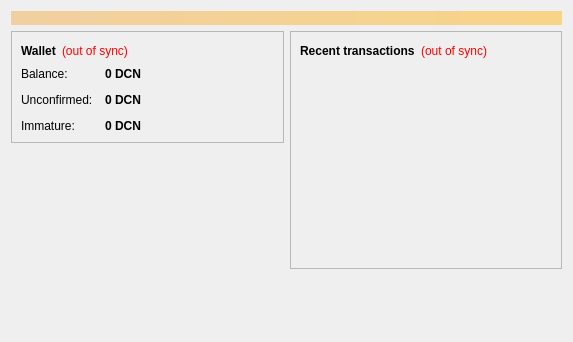
<?xml version="1.0" encoding="UTF-8"?>
<ui version="4.0">
 <class>OverviewPage</class>
 <widget class="QWidget" name="OverviewPage">
  <property name="geometry">
   <rect>
    <x>0</x>
    <y>0</y>
    <width>573</width>
    <height>342</height>
   </rect>
  </property>
  <property name="windowTitle">
   <string>Form</string>
  </property>
  <layout class="QVBoxLayout" name="topLayout">
   <item>
    <widget class="QLabel" name="labelAlerts">
     <property name="visible">
      <bool>false</bool>
     </property>
     <property name="styleSheet">
      <string notr="true">background-color: qlineargradient(x1: 0, y1: 0, x2: 1, y2: 0, stop:0 #F0D0A0, stop:1 #F8D488); color:#000000;</string>
     </property>
     <property name="wordWrap">
      <bool>true</bool>
     </property>
     <property name="margin">
      <number>3</number>
     </property>
    </widget>
   </item>
   <item>
    <layout class="QHBoxLayout" name="horizontalLayout" stretch="1,1">
     <item>
      <layout class="QVBoxLayout" name="verticalLayout_2">
       <item>
        <widget class="QFrame" name="frame">
         <property name="frameShape">
          <enum>QFrame::StyledPanel</enum>
         </property>
         <property name="frameShadow">
          <enum>QFrame::Raised</enum>
         </property>
         <layout class="QVBoxLayout" name="verticalLayout_4">
          <item>
           <layout class="QHBoxLayout" name="horizontalLayout_4">
            <item>
             <widget class="QLabel" name="label_5">
              <property name="font">
               <font>
                <weight>75</weight>
                <bold>true</bold>
               </font>
              </property>
              <property name="text">
               <string>Wallet</string>
              </property>
             </widget>
            </item>
            <item>
             <widget class="QLabel" name="labelWalletStatus">
              <property name="toolTip">
               <string>The displayed information may be out of date. Your wallet automatically synchronizes with the GeoCoin network after a connection is established, but this process has not completed yet.</string>
              </property>
              <property name="styleSheet">
               <string notr="true">QLabel { color: red; }</string>
              </property>
              <property name="text">
               <string notr="true">(out of sync)</string>
              </property>
              <property name="alignment">
               <set>Qt::AlignLeading|Qt::AlignLeft|Qt::AlignVCenter</set>
              </property>
             </widget>
            </item>
            <item>
             <spacer name="horizontalSpacer_2">
              <property name="orientation">
               <enum>Qt::Horizontal</enum>
              </property>
              <property name="sizeHint" stdset="0">
               <size>
                <width>40</width>
                <height>20</height>
               </size>
              </property>
             </spacer>
            </item>
           </layout>
          </item>
          <item>
           <layout class="QFormLayout" name="formLayout_2">
            <property name="fieldGrowthPolicy">
             <enum>QFormLayout::AllNonFixedFieldsGrow</enum>
            </property>
            <property name="horizontalSpacing">
             <number>12</number>
            </property>
            <property name="verticalSpacing">
             <number>12</number>
            </property>
            <item row="0" column="0">
             <widget class="QLabel" name="label">
              <property name="text">
               <string>Balance:</string>
              </property>
             </widget>
            </item>
            <item row="0" column="1">
             <widget class="QLabel" name="labelBalance">
              <property name="font">
               <font>
                <weight>75</weight>
                <bold>true</bold>
               </font>
              </property>
              <property name="cursor">
               <cursorShape>IBeamCursor</cursorShape>
              </property>
              <property name="toolTip">
               <string>Your current balance</string>
              </property>
              <property name="text">
               <string notr="true">0 DCN</string>
              </property>
              <property name="textInteractionFlags">
               <set>Qt::LinksAccessibleByMouse|Qt::TextSelectableByKeyboard|Qt::TextSelectableByMouse</set>
              </property>
             </widget>
            </item>
            <item row="1" column="0">
             <widget class="QLabel" name="label_3">
              <property name="text">
               <string>Unconfirmed:</string>
              </property>
             </widget>
            </item>
            <item row="1" column="1">
             <widget class="QLabel" name="labelUnconfirmed">
              <property name="font">
               <font>
                <weight>75</weight>
                <bold>true</bold>
               </font>
              </property>
              <property name="cursor">
               <cursorShape>IBeamCursor</cursorShape>
              </property>
              <property name="toolTip">
               <string>Total of transactions that have yet to be confirmed, and do not yet count toward the current balance</string>
              </property>
              <property name="text">
               <string notr="true">0 DCN</string>
              </property>
              <property name="textInteractionFlags">
               <set>Qt::LinksAccessibleByMouse|Qt::TextSelectableByKeyboard|Qt::TextSelectableByMouse</set>
              </property>
             </widget>
            </item>
            <item row="2" column="0">
             <widget class="QLabel" name="labelImmatureText">
              <property name="text">
               <string>Immature:</string>
              </property>
             </widget>
            </item>
            <item row="2" column="1">
             <widget class="QLabel" name="labelImmature">
              <property name="font">
               <font>
                <weight>75</weight>
                <bold>true</bold>
               </font>
              </property>
              <property name="toolTip">
               <string>Mined balance that has not yet matured</string>
              </property>
              <property name="text">
               <string notr="true">0 DCN</string>
              </property>
              <property name="textInteractionFlags">
               <set>Qt::LinksAccessibleByMouse|Qt::TextSelectableByKeyboard|Qt::TextSelectableByMouse</set>
              </property>
             </widget>
            </item>
           </layout>
          </item>
         </layout>
        </widget>
       </item>
       <item>
        <spacer name="verticalSpacer">
         <property name="orientation">
          <enum>Qt::Vertical</enum>
         </property>
         <property name="sizeHint" stdset="0">
          <size>
           <width>20</width>
           <height>40</height>
          </size>
         </property>
        </spacer>
       </item>
      </layout>
     </item>
     <item>
      <layout class="QVBoxLayout" name="verticalLayout_3">
       <item>
        <widget class="QFrame" name="frame_2">
         <property name="frameShape">
          <enum>QFrame::StyledPanel</enum>
         </property>
         <property name="frameShadow">
          <enum>QFrame::Raised</enum>
         </property>
         <layout class="QVBoxLayout" name="verticalLayout">
          <item>
           <layout class="QHBoxLayout" name="horizontalLayout_2">
            <item>
             <widget class="QLabel" name="label_4">
              <property name="text">
               <string>&lt;b&gt;Recent transactions&lt;/b&gt;</string>
              </property>
             </widget>
            </item>
            <item>
             <widget class="QLabel" name="labelTransactionsStatus">
              <property name="toolTip">
               <string>The displayed information may be out of date. Your wallet automatically synchronizes with the GeoCoin network after a connection is established, but this process has not completed yet.</string>
              </property>
              <property name="styleSheet">
               <string notr="true">QLabel { color: red; }</string>
              </property>
              <property name="text">
               <string notr="true">(out of sync)</string>
              </property>
              <property name="alignment">
               <set>Qt::AlignRight|Qt::AlignTrailing|Qt::AlignVCenter</set>
              </property>
             </widget>
            </item>
            <item>
             <spacer name="horizontalSpacer">
              <property name="orientation">
               <enum>Qt::Horizontal</enum>
              </property>
              <property name="sizeHint" stdset="0">
               <size>
                <width>40</width>
                <height>20</height>
               </size>
              </property>
             </spacer>
            </item>
           </layout>
          </item>
          <item>
           <widget class="QListView" name="listTransactions">
            <property name="styleSheet">
             <string notr="true">QListView { background: transparent; }</string>
            </property>
            <property name="frameShape">
             <enum>QFrame::NoFrame</enum>
            </property>
            <property name="verticalScrollBarPolicy">
             <enum>Qt::ScrollBarAlwaysOff</enum>
            </property>
            <property name="horizontalScrollBarPolicy">
             <enum>Qt::ScrollBarAlwaysOff</enum>
            </property>
            <property name="selectionMode">
             <enum>QAbstractItemView::NoSelection</enum>
            </property>
           </widget>
          </item>
         </layout>
        </widget>
       </item>
       <item>
        <spacer name="verticalSpacer_2">
         <property name="orientation">
          <enum>Qt::Vertical</enum>
         </property>
         <property name="sizeHint" stdset="0">
          <size>
           <width>20</width>
           <height>40</height>
          </size>
         </property>
        </spacer>
       </item>
      </layout>
     </item>
    </layout>
   </item>
  </layout>
 </widget>
 <resources/>
 <connections/>
</ui>
